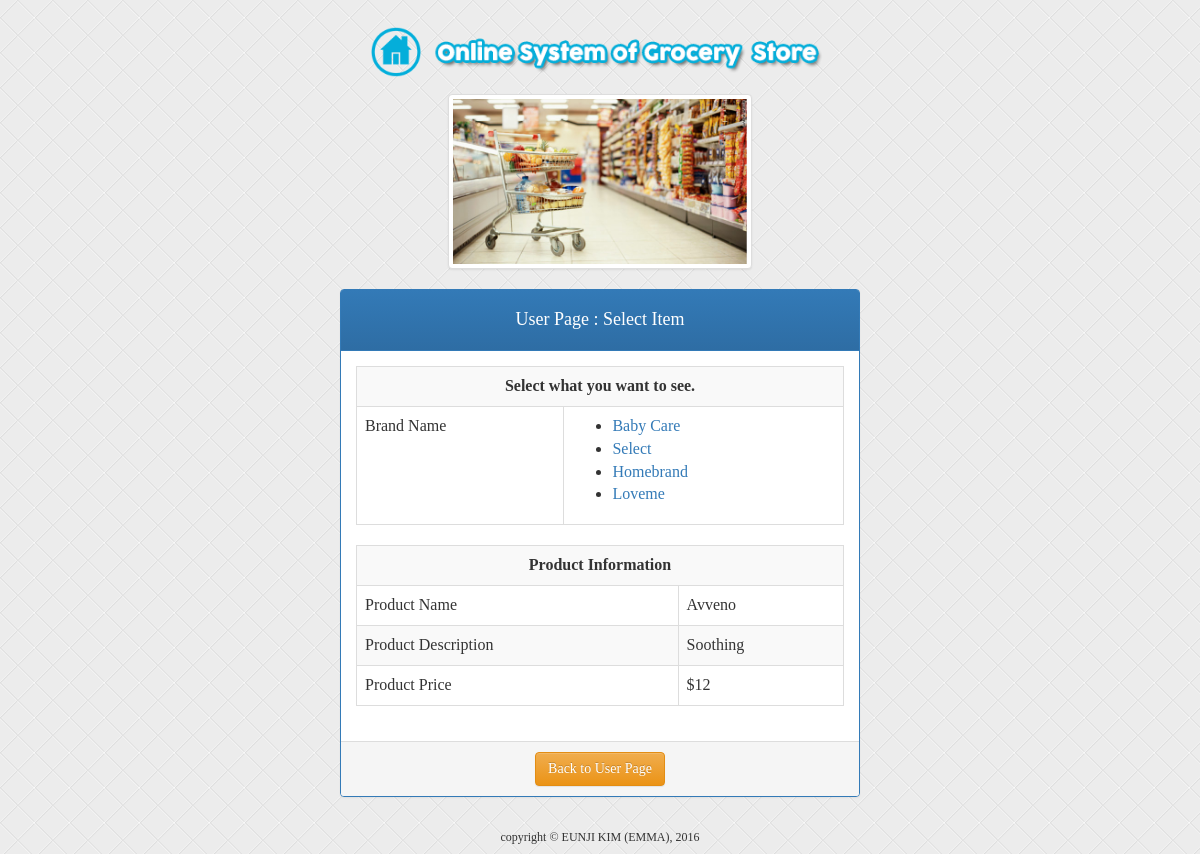
Page /Q5/user_list.php?brand=11 on the committed database.
### tables this page shows
CREATE TABLE IF NOT EXISTS `grocery_brand` (
  `brand_id` int(11) NOT NULL,
  `brand_name` varchar(20) NOT NULL
);

CREATE TABLE IF NOT EXISTS `grocery_product` (
  `brand_id` int(11) NOT NULL,
  `product_id` int(11) NOT NULL,
  `product_name` varchar(20) NOT NULL,
  `product_desc` varchar(50) NOT NULL,
  `product_price` int(11) NOT NULL
);

### Q5/functions.php (the view, shortened to what this page needs)
<?php
	function get_product(){
	if(isset($_GET['brand'])){
		$brand_id = $_GET['brand'];
		$select_info = mysql_query("SELECT * FROM grocery_product where brand_id='$brand_id'");
		if(mysql_num_rows($select_info) < 1){
			echo "<h3 style='padding:20px;'>There is no product in this brand</h3>";
		} else {
		echo "<tr><td colspan=2><center><strong>Product Information</strong></center></td></tr>";
		while($row_pro = mysql_fetch_array($select_info))
			echo " <tr>
					<td>Product Name</td>
					<td>".$row_pro['product_name']."</td>
				   </tr>
				   <tr>
					<td>Product Description</td>
					<td>".$row_pro['product_desc']."</td>
				   </tr>
				   <tr>
				    <td>Product Price</td>
					<td>$".$row_pro['product_price']."</td>
				   </tr>";
			}
		}
	}
	function userget_brand(){
		$select_brand = mysql_query("SELECT * FROM grocery_brand");
		if (mysql_num_rows($select_brand) < 1) {
						echo "No brand";
			} else {
				while($row = mysql_fetch_array($select_brand))
				echo "<li><a href='user_list.php?brand=".$row['brand_id']."'>".$row['brand_name']."</a></li>";
			}
	}
?>

### Q5/user_list.php (style rules this page uses)
body { background-image: url("img/back.png"); background-repeat: repeat; font-family : Century Gothic; }

### rows in the picture
grocery_brand: brand_name "Baby Care"
grocery_brand: brand_name "Select"
grocery_brand: brand_name "Homebrand"
grocery_brand: brand_name "Loveme"
grocery_product: product_name "Avveno", product_desc "Soothing", product_price "12"
